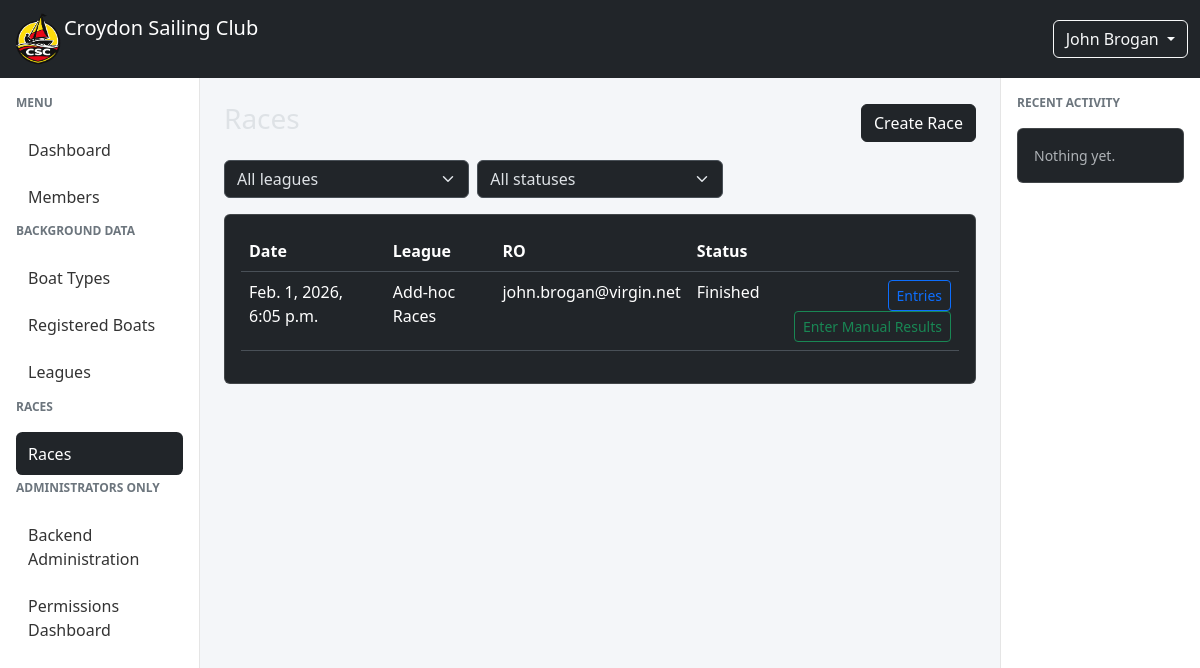
Screenshot of / (signed in) with the database file from the repository.
### members/models.py (models this page shows, shortened)
class Member(AbstractUser):
    username = models.CharField(
        max_length=150,
        unique=True,
        null=True,
        blank=True,
        verbose_name="Alias"
    )
    email = models.EmailField(
        unique=True,
        verbose_name="Email Address"
    )
    full_name = models.CharField(
        max_length=255,
        blank=True,
        help_text="Full name as an alternative to first and last name"
    )
    email_verified = models.BooleanField(
        default=False,
        help_text="Designates whether the user's email has been verified"
    )
    default_boat = models.ForeignKey(
        "races.RegisteredBoat",
        on_delete=models.SET_NULL,
        null=True,
        blank=True,
        related_name="default_for_members",
    )
    USERNAME_FIELD = "email"
    REQUIRED_FIELDS = ["username"]
    def get_short_name(self):
        return self.full_name or self.username or self.email
    def __str__(self):
        return self.email

### races/models.py (models this page shows, shortened)
class Race(models.Model):
    event = models.OneToOneField(Event, on_delete=models.CASCADE)
    league = models.ForeignKey(
        "races.League",
        on_delete=models.SET_NULL,
        null=True,
        blank=True,
        related_name="races",
    )
    race_officer = models.ForeignKey(
        settings.AUTH_USER_MODEL,
        on_delete=models.SET_NULL,
        null=True,
        related_name="races_as_ro",
    )
    assistant_race_officer = models.ForeignKey(
        settings.AUTH_USER_MODEL,
        on_delete=models.SET_NULL,
        null=True,
        blank=True,
        related_name="races_as_aro",
    )
    class RaceStatus(models.TextChoices):
        DRAFT = "draft", "Draft"
        OPEN = "open", "Open"
        RUNNING = "running", "Running"
        FINISHED = "finished", "Finished"
        VERIFIED = "verified", "Verified"
        LOCKED = "locked", "Locked"
    status = models.CharField(
        max_length=20,
        choices=RaceStatus.choices,
        default=RaceStatus.DRAFT,
    )

class Event(models.Model):
    class EventType(models.TextChoices):
        RACE = "race", "Race"
        MEETING = "meeting", "Meeting"
        WORKPARTY = "workparty", "Work Party"
    start_datetime = models.DateTimeField()
    type = models.CharField(max_length=20, choices=EventType.choices)
    created_by = models.ForeignKey(
        settings.AUTH_USER_MODEL,
        on_delete=models.SET_NULL,
        null=True,
        related_name="events_created",
    )
    created_at = models.DateTimeField(auto_now_add=True)
    is_active = models.BooleanField(default=True)

class League(models.Model):
    name = models.CharField(max_length=200, unique=True)
    description = models.CharField(max_length=200, blank=True)
    date_from = models.DateField(help_text='The first date a race can be added to this league')
    date_to = models.DateField(help_text='The last date a race can be added to this league')
    def __str__(self):
        return self.name

### races/views.py (the view)
# urls.py: path("", RaceListView.as_view(), name="races-list"),
class RaceListView(ListView):
    model = Race
    template_name = "races/race_list.html"
    context_object_name = "races"
    ordering = ["-event__start_datetime"]
    def get_queryset(self):
        qs = super().get_queryset().select_related("league")
        league_id = self.request.GET.get("league")
        status = self.request.GET.get("status")
        if league_id and league_id != "all":
            qs = qs.filter(league_id=league_id)
        if status and status != "all":
            qs = qs.filter(status=status)
        return qs
    def get_context_data(self, **kwargs):
        context = super().get_context_data(**kwargs)
        context["leagues"] = League.objects.order_by("name")
        context["selected_league"] = self.request.GET.get("league", "all")
        context["selected_status"] = self.request.GET.get("status", "all")
        return context

### races/templates/races/race_list.html (shortened to what this page needs)
{% extends "base.html" %}
{% block content %}
<div class="d-flex justify-content-between align-items-center mb-3">
    <h3>Races</h3>
    <a href="{% url 'race-add' %}" class="btn btn-dark">
        Create Race
    </a>
</div>
<form method="get" class="row g-2 mb-3">
    <div class="col-md-4">
        <select name="league" class="form-select" onchange="this.form.submit()">
            <option value="all">All leagues</option>
        </select>
    </div>
    <div class="col-md-4">
        <select name="status" class="form-select" onchange="this.form.submit()">
            <option value="all">All statuses</option>
        </select>
    </div>
</form>
<div class="card">
    <div class="card-body">
        <table class="table table-hover">
            <thead>
                <tr>
                    <th>Date</th>
                    <th>League</th>
                    <th>RO</th>
                    <th>Status</th>
                    <th></th>
                </tr>
            </thead>
            <tbody>
            {% for race in races %}
                <tr>
                    <td>{{ race.event.start_datetime }}</td>
                    <td>{{ race.league|default:"—" }}</td>
                    <td>{{ race.race_officer|default:"—" }}</td>
                    <td>{{ race.get_status_display }}</td>
                    <td class="text-end">
                        <a href="{% url 'race-entries' race.pk %}"
                           class="btn btn-sm btn-outline-primary">
                           Entries
                        </a>
                        <a href="{% url 'race-results-manual' race.pk %}"
                            class="btn btn-sm btn-outline-success">
                            Enter Manual Results
                        </a>
                    </td>
                </tr>
            {% empty %}
                <tr>
                    <td colspan="5" class="text-center text-muted">
                        No races yet
                    </td>
                </tr>
            {% endfor %}
            </tbody>
        </table>
    </div>
</div>
{% endblock %}

### csc_manager/templates/base.html (shortened to what this page needs)
{% load bootstrap5 %}
{% load static %}
<!DOCTYPE html>
<html lang="en" data-bs-theme="dark">
<head>
    {% bootstrap_css %}
</head>
<body>
<nav class="navbar navbar-expand-lg navbar-dark bg-dark">
    <div class="container-fluid">
        <a class="navbar-brand d-flex align-items-centre" href="/">
            <img src="{% static 'img/csc_logo_cropped.png' %}" class="logo"> Croydon Sailing Club
        </a>
        <div class="ms-auto">
            {% if user.is_authenticated %}
            <div class="dropdown">
                <a class="btn btn-outline-light dropdown-toggle"
                   data-bs-toggle="dropdown">
                    {{ user.get_short_name|default:user.email }}
                </a>
            </div>
            {% else %}
                <a class="btn btn-outline-light" href="{% url 'login' %}">
                    Login
                </a>
            {% endif %}
        </div>
    </div>
</nav>
<div class="container-fluid">
    <div class="row">
        <div class="col-lg-2 d-none d-lg-block sidebar p-3">
            {% include "components/sidebar_menu.html" %}
        </div>
        <main class="col-lg-8 col-12 p-4">
            {% block content %}{% endblock %}
        </main>
        <div class="col-lg-2 d-none d-lg-block activity-panel p-3">
            <div class="sidebar-title">Recent Activity</div>
            {% block rightpanel %}
            <div class="card">
                <div class="card-body small text-muted">
                    Nothing yet.
                </div>
            </div>
            {% endblock %}
        </div>
    </div>
</div>
</body>
</html>

### csc_manager/templates/base.html (style rules this page uses)
body { background-color: #f4f6f9; }
.logo { height: 52px; width: auto; max-width: none; display: block; }
.sidebar { min-height: calc(100vh - 56px); border-right: 1px solid #e5e5e5; background: white; }
.sidebar-title { font-size: 0.75rem; font-weight: 600; text-transform: uppercase; color: #6c757d; margin-bottom: 1rem; }
.activity-panel { background: white; border-left: 1px solid #e5e5e5; min-height: calc(100vh - 56px); }
.activity-panel .card { margin-bottom: 0.75rem; }
.navbar-brand { flex: 0 0 auto; max-width: none; }
.navbar-brand img { max-width: none !important; }
.navbar > .container-fluid { flex-wrap: nowrap; }

### rows the page displays
Member: get_short_name "John Brogan"
Race: event.start_datetime "Feb. 1, 2026, 6:05 p.m.", league "Add-hoc Races", race_officer "john.brogan@virgin.net", status "Finished"
